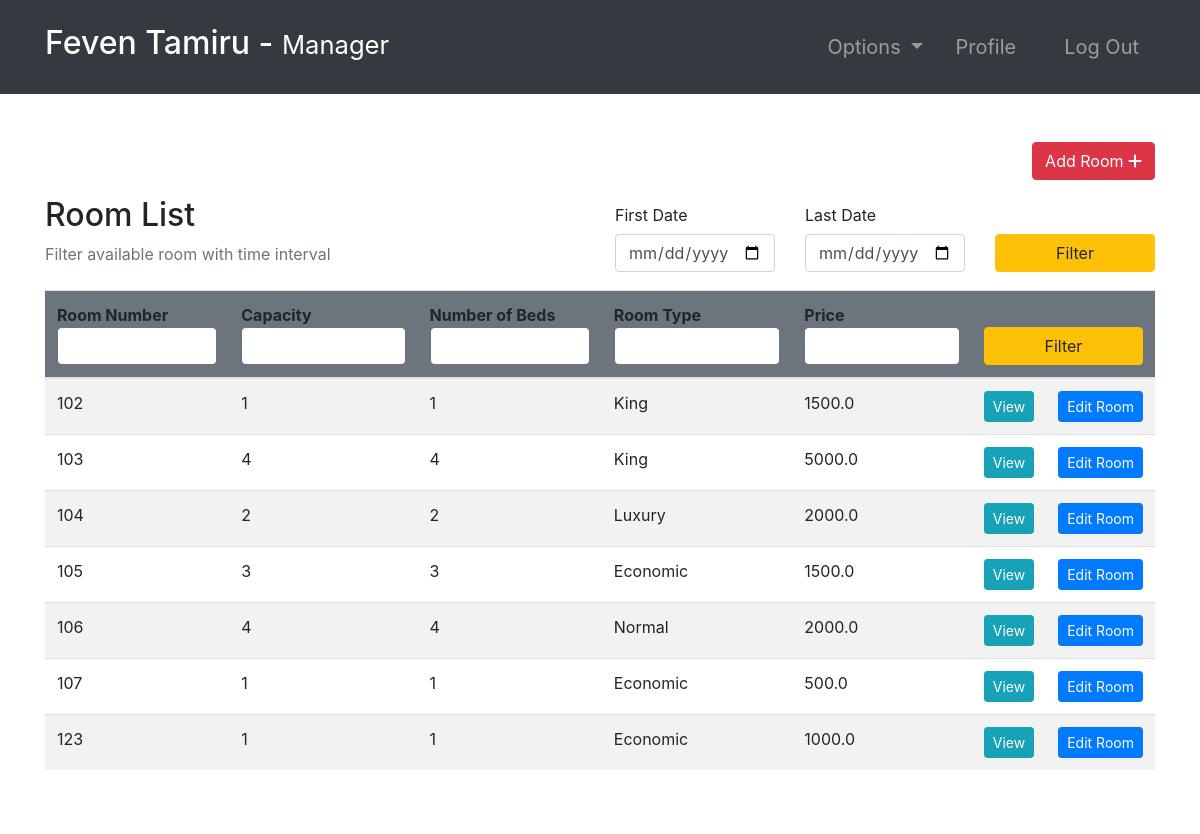
/rooms/ (signed in), run on the app's committed database.
### room/models.py (models this page shows, shortened)
class Room(models.Model):
    ROOM_TYPES = (
        ('King', 'King'),
        ('Luxury', 'Luxury'),
        ('Normal', 'Normal'),
        ('Economic', 'Economic'),
    )
    number = models.IntegerField(primary_key=True)
    capacity = models.SmallIntegerField()
    numberOfBeds = models.SmallIntegerField()
    roomType = models.CharField(max_length=20, choices=ROOM_TYPES)
    price = models.FloatField()
    statusStartDate = models.DateField(null=True)
    statusEndDate = models.DateField(null=True)

### room/views.py (the view, shortened to what this page needs)
# urls.py: path('rooms/', rooms, name="rooms"),
@ login_required(login_url='login')
def rooms(request):
    role = str(request.user.groups.all()[0])
    path = role + "/"
    rooms = Room.objects.all()
    firstDayStr = None
    lastDateStr = None
    def chech_availability(fd, ed):
        availableRooms = []
        for room in rooms:
            availList = []
            bookingList = Booking.objects.filter(roomNumber=room)
            if room.statusStartDate == None:
                for booking in bookingList:
                    if booking.startDate > ed.date() or booking.endDate < fd.date():
                        availList.append(True)
                    else:
                        availList.append(False)
                if all(availList):
                    availableRooms.append(room)
            else:
                if room.statusStartDate > ed.date() or room.statusEndDate < fd.date():
                    for booking in bookingList:
                        if booking.startDate > ed.date() or booking.endDate < fd.date():
                            availList.append(True)
                        else:
                            availList.append(False)
                        if all(availList):
                            availableRooms.append(room)
        return availableRooms
    context = {
        "role": role,
        'rooms': rooms,
        'fd': firstDayStr,
        'ld': lastDateStr
    }
    return render(request, path + "rooms.html", context)

### Templates/manager/rooms.html
{% extends '../index.html' %}
{% block context %}
{% include '../common_pages/rooms.html' %}
{% endblock %}

### Templates/incs/nav.html (shortened to what this page needs)
<nav class="navbar navbar-dark bg-dark navbar-expand-lg py-3 " role="navigation">
    <div class="container">
        <a href="" class="navbar-brand">
            <h2 class="text-capitalize">
                {{ request.user.first_name }} {{ request.user.last_name }} -
                <small>
                    {{ role }}
                </small>
            </h2>
        </a>
        <div class="collapse navbar-collapse" id="navbarTags">
            <ul class="navbar-nav ml-auto">
                <li class="nav-item dropdown p-2">
                    <a class="nav-link dropdown-toggle" href="#" id="navbarDropdown" role="button"
                        data-toggle="dropdown" aria-haspopup="true" aria-expanded="false">
                        Options
                    </a>
                </li>
                <li class="nav-item mr-3 p-2">
                    {% if role == 'staff' or role == 'receptionist' or role == 'admin' or role == 'manager' %}
                    <a href="{% url 'employee-profile' user.id %}" class="nav-link">Profile</a>
                    {% endif %}
                </li>
                <li class="nav-item p-2 ">
                    <a href="{% url 'logout' %}" class="nav-link">Log Out</a>
                </li>
            </ul>
        </div>
    </div>
</nav>

### Templates/common_pages/rooms.html (shortened to what this page needs)
<div class="container py-5 clearfix">
    <div class="clearfix">
        {% if role == "manager" or role == "admin" %}
        <a href="{% url 'add-room' %}" class="btn btn-danger rounded float-right">Add Room <i
                class="fas fa-plus"></i></a>
        {% endif %}
    </div>
    <div class="table-header row mt-3 clearfix">
        <div class="col-sm-12 col-md-12 col-lg-6 mb-4">
            <h2>Room List</h2>
            <span class="text-muted">Filter available room with time interval</span>
        </div>
        <div class="col-sm-12 col-md-12 col-lg-6">
            <form action="" method="POST">
                <div class="row">
                    <div class="form-group col-4">
                        <label for="example-date-input" class="col-form-label">First Date</label>
                        <div class="">
                            <input class="form-control" type="date" name="fd" value="{{fd}}" id="example-date-input">
                        </div>
                    </div>
                    <div class="form-group col-4">
                        <label for="example-date-input" class="col-form-label">Last Date</label>
                        <div class="">
                            <input class="form-control" type="date" name="ld" value="{{ld}}" id="example-date-input">
                        </div>
                    </div>
                    <div class="col-4" style="margin-top:38px;">
                        <button type="submit" name="dateFilter" class="btn btn-warning w-100">Filter</button>
                    </div>
                </div>
            </form>
        </div>
    </div>
    <table class="table table-hover table-striped">
        <thead class="bg-secondary rounded">
            <tr>
                <form action="" method="POST">
                    <th>Room Number<input type="number" name="number" value="{{number}}"
                            class="form-control border border-secondary"></th>
                    <th>Capacity<input type="number" name="capacity" value="{{capacity}}"
                            class="form-control border border-secondary"></th>
                    <th>Number of Beds<input type="number" name="nob" value="{{nob}}"
                            class="form-control border border-secondary"></th>
                    <th>Room Type<input type="text" name="type" value="{{type}}"
                            class="form-control border border-secondary"></th>
                    <th>Price <input type="number" step="0.01" name="price" value="{{price}}"
                            class="form-control border border-secondary"></th>
                    <th colspan="2"><button type="submit" name="filter" class="btn btn-warning w-100">Filter</button>
                    </th>
                </form>
            </tr>
        </thead>
        <tbody>
            {% for room in rooms %}
            <tr>
                <td>{{ room.number }}</td>
                <td>{{ room.capacity }}</td>
                <td>{{ room.numberOfBeds }}</td>
                <td>{{ room.roomType }}</td>
                <td>{{ room.price }}</td>
                {% if role != "guest" %}
                <td> <a href="{% url 'room-profile' room.number %}" class="btn btn-info btn-sm w-100">View</a>
                </td>
                {% if role == 'manager' or role == 'admin' %}<td> <a href="{% url 'room-edit' room.number %}"
                        class="btn btn-sm btn-primary w-100">Edit&nbsp;Room</a></td> {% endif %}
                {% endif %}
            </tr>
            {% endfor %}
        </tbody>
    </table>
</div>

### static/css/main.css (style rules this page uses)
* { margin: 0; padding: 0; -webkit-font-smoothing: antialiased; }
.clearfix { overflow: auto; }
body { position: relative; }
nav .nav-item { font-size: 20px; }

### data on the page
Room: number "102", capacity "1", numberOfBeds "1", roomType "King", price "1500.0"
Room: number "103", capacity "4", numberOfBeds "4", roomType "King", price "5000.0"
Room: number "104", capacity "2", numberOfBeds "2", roomType "Luxury", price "2000.0"
Room: number "105", capacity "3", numberOfBeds "3", roomType "Economic", price "1500.0"
Room: number "106", capacity "4", numberOfBeds "4", roomType "Normal", price "2000.0"
Room: number "107", capacity "1", numberOfBeds "1", roomType "Economic", price "500.0"
Room: number "123", capacity "1", numberOfBeds "1", roomType "Economic", price "1000.0"

### other printed values
{{ request.user.first_name }} "Feven"
{{ request.user.last_name }} "Tamiru"
{{ role }} "Manager"
